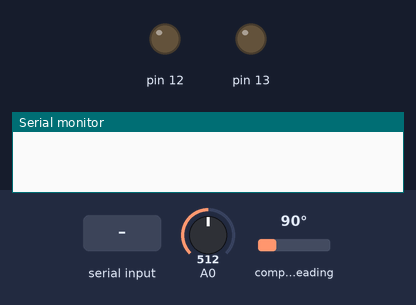
The sketch below on a simulated Arduino Uno, built with avr-gcc and run on an emulated ATmega328P. Parts: output pins drawn as LEDs (lit = HIGH), the last lines printed to the serial monitor. Wiring (inferred from the names in the program): CMPS compass at I2C address 0x60. The test bench sets the inputs (shaded band); at power-on: A0 = 512, compass heading 90°.

Above: at 0.9 s.
1.0 s: "1" received over Serial
At 1.6 s:
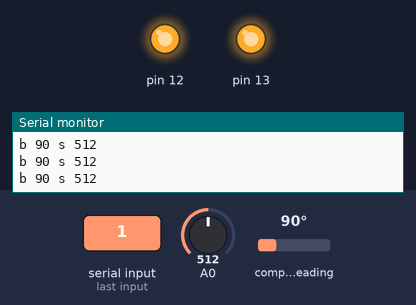
2.5 s: "0" received over Serial
At 3.8 s:
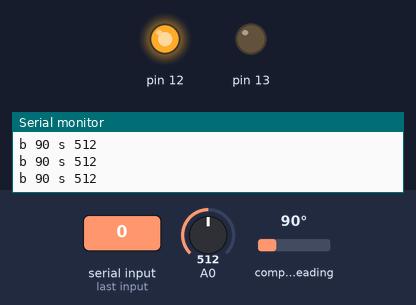
Timing chart, 0 to 5.5 s (numbered marks = the images above; inputs shaded):
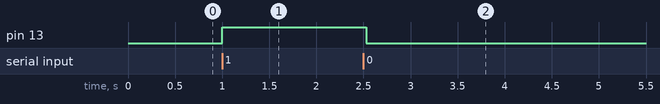

Measured:
- after the input at 1.0 s, pin 12, pin 13: LOW → HIGH at once
- after the input at 2.5 s, pin 13: HIGH → LOW at once

The sketch:

boitier_boussole_2led_son.ino
```cpp
#include <Wire.h>
#define ADDRESS 0x60                                          // Defines address of CMPS10

void setup(){
  Serial.begin(9600);
  Wire.begin();
  while(Serial.available()==0);
  pinMode(13, OUTPUT);
  digitalWrite(13, HIGH);
  pinMode(12, OUTPUT);
  digitalWrite(12, HIGH);
}

void loop(){

  allumer_led();

  byte highByte, lowByte;              // highByte and lowByte store high and low bytes of the bearing and fine stores decimal place of bearing
  char pitch, roll;                          // Stores pitch and roll values of CMPS10, chars are used because they support signed value
  int bearing;                               // Stores full

  int sound;

   Wire.beginTransmission(ADDRESS);           //starts communication with CMPS10
   Wire.write(2);                              //Sends the register we wish to start reading from
   Wire.endTransmission();

   Wire.requestFrom(ADDRESS, 4);              // Request 4 bytes from CMPS10
   while(Wire.available() < 4);               // Wait for bytes to become available
   highByte = Wire.read();
   lowByte = Wire.read();
   pitch = Wire.read();
   roll = Wire.read();

   bearing = ((highByte<<8)+lowByte)/10;      // Calculate full bearing

   sound=analogRead(0);

   display_data(bearing, sound);  // Display data to the LCD03

   delay(100);
}

void display_data(int b, int s){    // pitch and roll (p, r) are recieved as ints instead oif bytes so that they will display corectly as signed values.


  Serial.print("b ");
  Serial.print(b);
  Serial.print(" s ");
  Serial.println(s,DEC);
}

void allumer_led() {
  if (Serial.available()){
    char input = Serial.read();
    switch (input){
      case '1':
      digitalWrite(13, HIGH);
      delay(10);
      break;
      case '0':
      digitalWrite(13, LOW);
      delay(10);
      break;
      case '2':
      digitalWrite(12, HIGH);
      delay(10);
      break;
      case '3':
      digitalWrite(12, LOW);
      delay(10);
      break;
    }
  }
}
```
